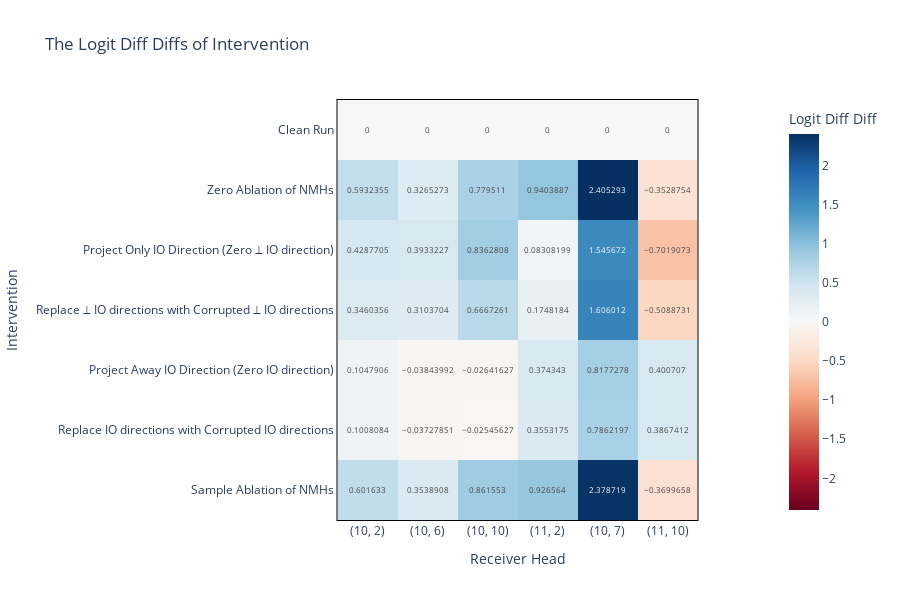

This figure's notebook cell:
### Markdown cell above
get results from replacing all perp to IO directions

### Code cell
fig = compare_intervention_ldds_with_sample_ablated([ca - ca] + average_interventions  + [noise_sample_ablating_results],
                                               ["Clean Run", "Zero Ablation of NMHs", "Project Only IO Direction (Zero ⊥ IO direction)", "Replace ⊥ IO directions with Corrupted ⊥ IO directions", "Project Away IO Direction (Zero IO direction)", "Replace IO directions with Corrupted IO directions",  "Sample Ablation of NMHs"],
                                               heads = key_backup_heads + neg_m_heads, just_logits = True)

### Figure 1 — Plotly figure (JSON) as saved in the notebook; plotly's stock layout.template omitted (floating-point values rounded to 4 significant figures)
{"data": [{"coloraxis": "coloraxis", "hovertemplate": "Receiver Head: %{x}<br>Intervention: %{y}<br>Logit Diff Diff: %{z}<extra></extra>", "name": "0", "texttemplate": "%{z}", "type": "heatmap", "x": ["(10, 2)", "(10, 6)", "(10, 10)", "(11, 2)", "(10, 7)", "(11, 10)"], "xaxis": "x", "y": ["Clean Run", "Zero Ablation of NMHs", "Project Only IO Direction (Zero ⊥ IO direction)", "Replace ⊥ IO directions with Corrupted ⊥ IO directions", "Project Away IO Direction (Zero IO direction)", "Replace IO directions with Corrupted IO directions", "Sample Ablation of NMHs"], "yaxis": "y", "z": [[0, 0, 0, 0, 0, 0], [0.5932, 0.3265, 0.7795, 0.9404, 2.405, -0.3529], [0.4288, 0.3933, 0.8363, 0.08308, 1.546, -0.7019], [0.346, 0.3104, 0.6667, 0.1748, 1.606, -0.5089], [0.1048, -0.03844, -0.02642, 0.3743, 0.8177, 0.4007], [0.1008, -0.03728, -0.02546, 0.3553, 0.7862, 0.3867], [0.6016, 0.3539, 0.8616, 0.9266, 2.379, -0.37]]}], "layout": {"coloraxis": {"cmid": 0, "colorbar": {"title": {"text": "Logit Diff Diff"}}, "colorscale": [[0, "rgb(103,0,31)"], [0.1, "rgb(178,24,43)"], [0.2, "rgb(214,96,77)"], [0.3, "rgb(244,165,130)"], [0.4, "rgb(253,219,199)"], [0.5, "rgb(247,247,247)"], [0.6, "rgb(209,229,240)"], [0.7, "rgb(146,197,222)"], [0.8, "rgb(67,147,195)"], [0.9, "rgb(33,102,172)"], [1, "rgb(5,48,97)"]]}, "height": 600, "margin": {"l": 100, "r": 100}, "title": {"text": "The Logit Diff Diffs of Intervention"}, "width": 900, "xaxis": {"anchor": "y", "constrain": "domain", "domain": [0, 1], "linecolor": "black", "linewidth": 1, "mirror": true, "scaleanchor": "y", "showline": true, "title": {"text": "Receiver Head"}}, "yaxis": {"anchor": "x", "autorange": "reversed", "constrain": "domain", "domain": [0, 1], "linecolor": "black", "linewidth": 1, "mirror": true, "showline": true, "title": {"text": "Intervention"}}}}
